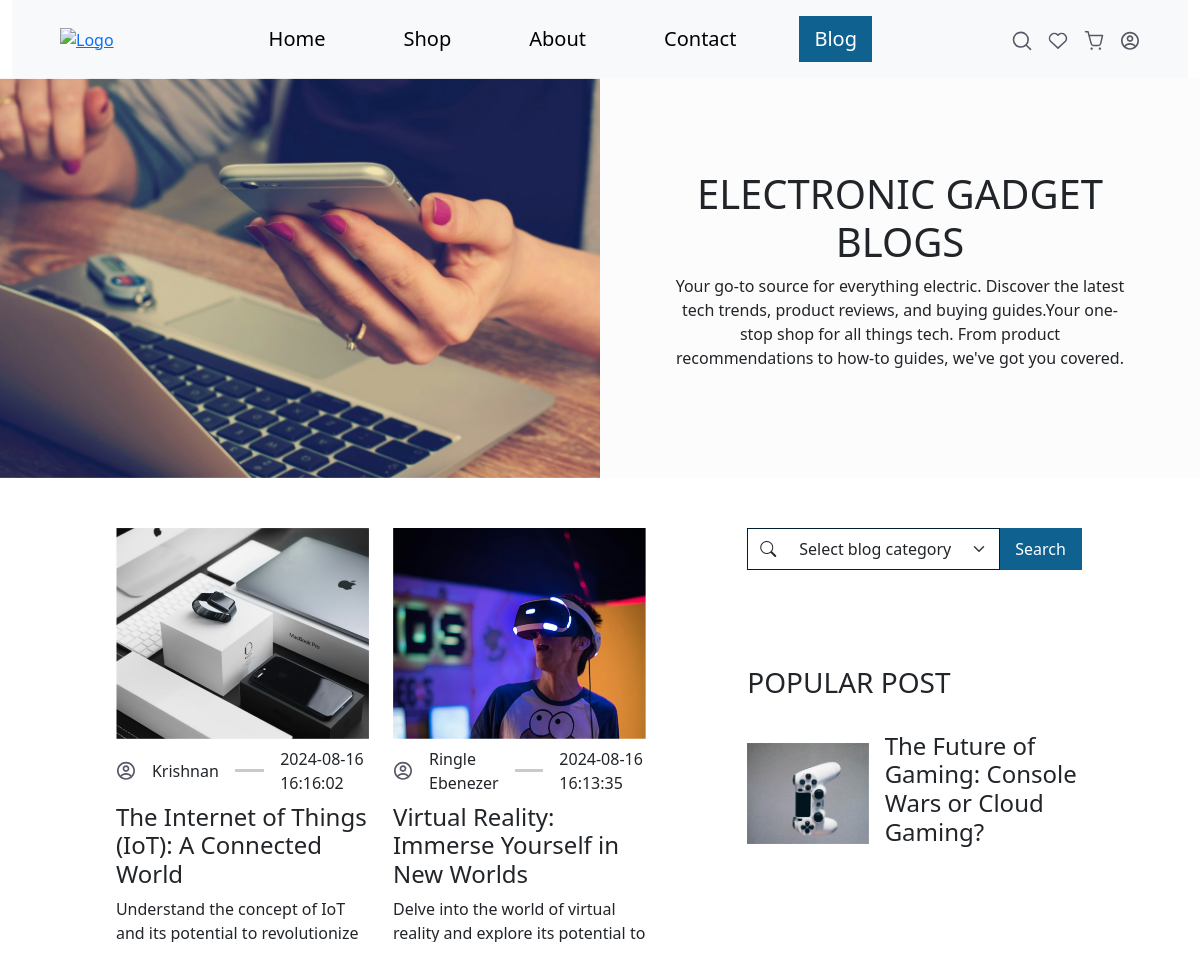
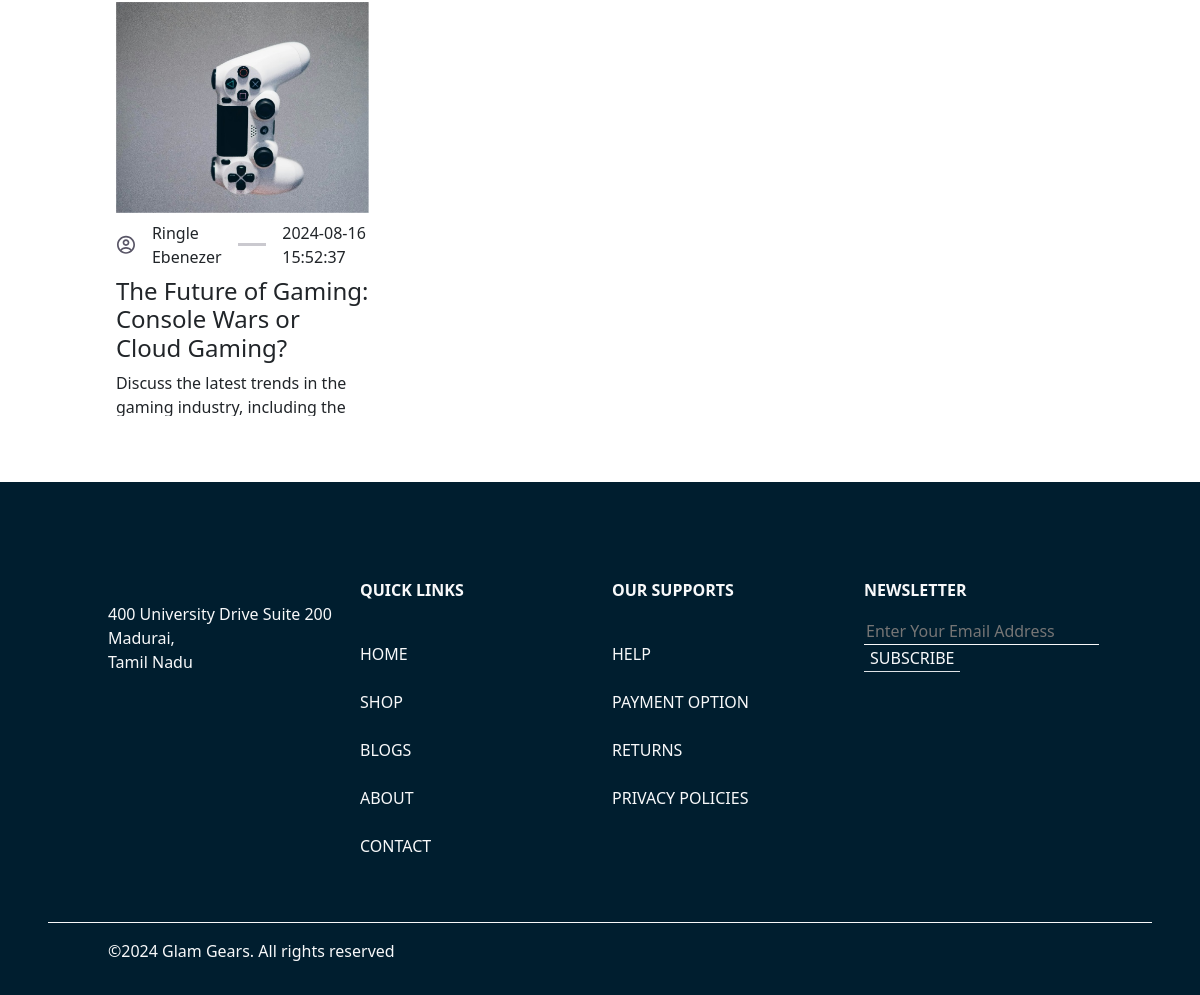
/blogs.php, run on the app's committed database (2 pictures, top to bottom).
### tables this page shows
CREATE TABLE `blogs` (
  `blog_id` int(11) NOT NULL,
  `user_id` int(20) NOT NULL,
  `title` varchar(100) NOT NULL,
  `img_name` varchar(100) NOT NULL,
  `blog_desc` text NOT NULL,
  `blog_text` mediumtext NOT NULL,
  `category` varchar(50) NOT NULL,
  `status` varchar(10) NOT NULL DEFAULT 'active',
  `created_at` timestamp NOT NULL DEFAULT current_timestamp()
);

CREATE TABLE `merchants` (
  `id` int(11) NOT NULL,
  `merchant_id` int(11) NOT NULL,
  `merchant_name` varchar(60) NOT NULL,
  `business_name` varchar(60) NOT NULL,
  `merchant_email` varchar(320) NOT NULL,
  `merchant_phone` bigint(13) NOT NULL,
  `merchant_pass` varchar(30) NOT NULL,
  `user_type` varchar(10) NOT NULL DEFAULT 'merchant',
  `merchant_status` tinyint(1) NOT NULL DEFAULT 0,
  `userid` int(100) NOT NULL,
  `date_created` timestamp NOT NULL DEFAULT current_timestamp(),
  `date_updated` timestamp NOT NULL DEFAULT current_timestamp()
);

### blogs.php (the view, shortened to what this page needs)
<!DOCTYPE html>
<html lang="en">
<?php
include_once('./head.php');
?>
<?php
include_once('./header.php');
?>
<div class="blogbanner row">
  <div style="
            height: 50vh;
            background-position: center;
            background-repeat: no-repeat;
            background-size: cover;
            background-image: url('./assets/img/blogban.png');
          " class="col-12 col-lg-6"></div>
  <div style="background-color: #fcfcfc" class="col-12 col-lg-6 d-flex flex-column align-items-center justify-content-center text-center p-5 p-lg-0">
    <div class="w-75">
      <h2 class="fs-1">ELECTRONIC GADGET BLOGS</h2>
      <p>
        Your go-to source for everything electric. Discover the latest
        tech trends, product reviews, and buying guides.Your one-stop shop
        for all things tech. From product recommendations to how-to
        guides, we've got you covered.
      </p>
    </div>
  </div>
</div>
<div class="blog-container row d-flex justify-content-center">
  <div class="blogs-contents col-11   col-xl-7">
    <div class=" d-flex flex-wrap justify-content-center justify-content-xl-start gap-4 ">
      <?php
      include('./config.php');
      $blogSql = "SELECT b.blog_id, b.title, b.blog_desc, b.blog_text, b.img_name, b.created_at, b.user_id FROM blogs b WHERE status ='active' ORDER BY b.created_at DESC LIMIT 6";
      $blogStmt = $config->prepare($blogSql);
      $blogStmt->execute();
      $productResult = $blogStmt->get_result();
      if ($productResult->num_rows > 0) {
        while ($productRow = $productResult->fetch_assoc()) {
          $userid = $productRow['user_id'];
          require_once "./config.php";
          $sql = "SELECT merchant_name FROM merchants WHERE merchant_id = ?";
          $stmt = $config->prepare($sql);
          $stmt->bind_param("s", $userid);
          $stmt->execute();
          $result = $stmt->get_result();
          if ($result->num_rows > 0) {
            $row = $result->fetch_assoc();
            $name = $row['merchant_name'];
      ?>
            <div class="blog-card col-12 col-md-7 col-lg-7 col-xl-5">
              <img height="290px" class="img-fluid object-fit-contain" src="./uploads/<?php echo $productRow['img_name']; ?>" alt="" />
              <div class="d-flex align-items-center gap-3 py-2">
                <img src="./assets/icon/Avatar.svg" alt="" />
                <p class="mb-0"><?php echo $name; ?></p>
                <div style="width: 50px; background-color: #cac9cf; height: 3px" class="line"></div>
                <p class="mb-0"><?php echo $productRow['created_at']; ?></p>
              </div>
              <h4><?php echo $productRow['title']; ?></h4>
              <p style="height: 45px; overflow: hidden;">
                <?php echo $productRow['blog_desc']; ?>
              </p>
            </div>
      <?php
          }
        }
      } else {
        echo '<div style="border-bottom: 1px solid #0f6290" class="row text-secondary px-3 py-5 fw-medium d-flex gap-4 gap-lg-0 align-items-center ">
                                      <div class="col-12 text-center">No blogs Yet</div>
                                          </div>';
      }
      ?>
    </div>
  </div>
  <div class="blog-search col-10 col-md-6 col-xl-4 d-flex flex-column align-items-center align-items-xl-start mt-5 mt-lg-0 gap-3">
    <div class="row">
      <div class=" mb-3 col-12">
        <form action="" method="post" class="input-group">
          <span class="input-group-text bg-transparent border-end-0 rounded-0" style="border-color: #001e2f" id="basic-addon1">
            <i class="bi bi-search"></i></span>
          <select style="border-color: #001e2f" name="bloginput" class=" py-2 pe-5 text-start border-start-0 rounded-0 form-select input-group-text bg-transparent" placeholder="search blogs category" id="blogSearch" required>
            <option value="" selected disabled>Select blog category</option>
          </select>
          <button style="background-color: #0f6290; border-color: #001e2f" type="submit" class="border-0  text-white py-2 px-3" name="blogsubmit">Search</button>
        </form>
      </div>
    </div>
    <div class="row d-flex flex-column gap-4 mt-5">
      <h2 class="fs-3 fw-medium">POPULAR POST</h2>
      <?php
      include('./config.php');
      $blogSql = "SELECT b.blog_id, b.title, b.blog_desc, b.blog_text, b.img_name, b.created_at, b.user_id FROM blogs b WHERE status ='active' ORDER BY b.created_at ASC LIMIT 1 ";
      $blogStmt = $config->prepare($blogSql);
      $blogStmt->execute();
      $productResult = $blogStmt->get_result();
      if ($productResult->num_rows > 0) {
        while ($productRow = $productResult->fetch_assoc()) {
      ?>
          <div class="d-flex gap-3 align-items-center">
            <img class=" object-fit-contain" height="101" src="./uploads/<?php echo $productRow['img_name']; ?>" alt="" />
            <h3 class="fs-4"><?php echo $productRow['title']; ?></h3>
          </div>
      <?php
        }
      } else {
        echo '<div style="border-bottom: 1px solid #0f6290" class="row text-secondary px-3 py-5 fw-medium d-flex gap-4 gap-lg-0 align-items-center ">
                                      <div class="col-12 text-center">Your cart is empty</div>
                                          </div>';
      }
      ?>
    </div>
  </div>
</div>
<?php
include_once('./footer.php');
?>

### css/style.css (style rules this page uses)
p { margin-bottom: 0%; }
button { cursor: pointer; }
.line { width: 200px; height: 1px; background-color: #3329028b; }
.blog-container { padding: 50px 10%; }
@media only screen and (max-width: 1900px) { .blog-container { padding: 50px 5% !important; } }
@media only screen and (max-width: 1430px) { .blog-container { padding: 50px 5% !important; } }

### data on the page
blogs: img_name (picture), merchants.merchant_name "Krishnan", created_at "2024-08-16 16:16:02", title "The Internet of Things (IoT): A Connected World", blog_desc "Understand the concept of IoT and its potential to revolutionize…"
blogs: img_name (picture), merchants.merchant_name "Ringle Ebenezer", created_at "2024-08-16 16:13:35", title "Virtual Reality: Immerse Yourself in New Worlds", blog_desc "Delve into the world of virtual reality and explore its potential to…"
blogs: img_name (picture), merchants.merchant_name "Ringle Ebenezer", created_at "2024-08-16 15:52:37", title "The Future of Gaming: Console Wars or Cloud Gaming?", blog_desc "Discuss the latest trends in the gaming industry, including the…"
